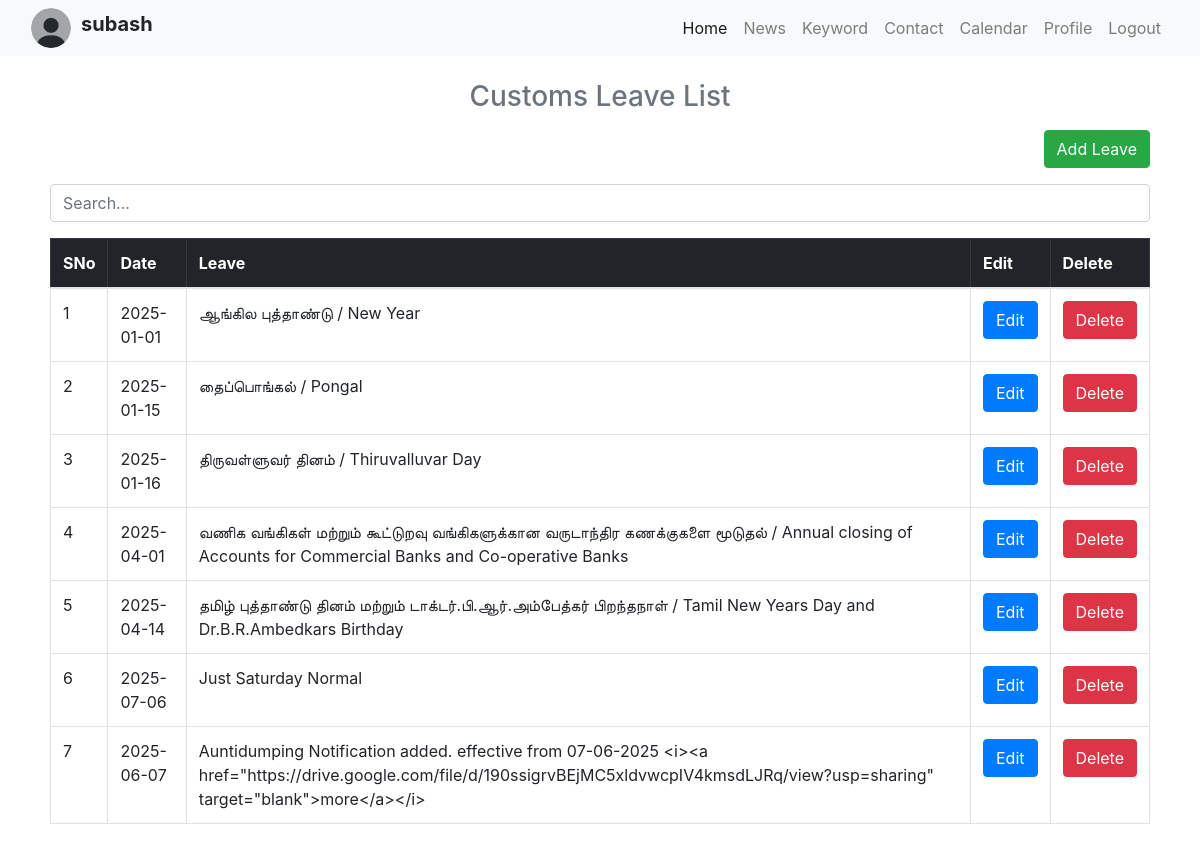
Page /leave_calendar (signed in) on the committed database.
### tables this page shows
CREATE TABLE leave (
            id INTEGER PRIMARY KEY AUTOINCREMENT,
            date TEXT NOT NULL UNIQUE,
            leave TEXT NOT NULL
        );

### app.py (the view)
@app.route("/leave_calendar")
def leave_calendar():
    con=sqlite3.connect("database.db")
    con.row_factory=sqlite3.Row
    cur=con.cursor()
    cur.execute("select * from leave")
    data=cur.fetchall()
    return render_template('leave_calendar.html', username=session['username'],datas=data)

### templates/leave_calendar.html (shortened to what this page needs)
{% extends 'dashboard.html' %}
{% block content %}
  <h3 class='text-center text-muted mb-3'>Customs Leave List</h3>
  <p class='text-right'><a href='{{url_for("add_leave_calendar")}}' class='btn btn-success '>Add Leave</a></p>
  <div class="mb-3">
    <input type="text" id="searchInput" class="form-control" placeholder="Search...">
</div>
<div class="table-container">
    <table class='table table-bordered'>
        <thead class="table-dark">
    <tr>
      <th>SNo</th>
      <th>Date</th>
      <th>Leave</th>
      <th>Edit</th>
      <th>Delete</th>
    </tr>
    </thead>
    <tbody>
      {% for row in datas %}
        <tr>
          <td>{{loop.index}}</td>
          <td>{{row.date}}</td>
          <td>{{row.leave}}</td>
          <td><a href='{{url_for("edit_leave_calendar",id=row.ID)}}' class='btn btn-primary'>Edit</a></td>
          <td><a href='{{url_for("delete_leave_calendar",id=row.ID)}}' class='btn btn-danger' onclick='return confirm("Are You Sure")'>Delete</a></td>
        </tr>
      {%endfor%}
    </tbody>
  </table>
</div>
{% endblock %}

### rows in the picture
leave: date "2025-01-01", leave "ஆங்கில புத்தாண்டு / New Year"
leave: date "2025-01-15", leave "தைப்பொங்கல் / Pongal"
leave: date "2025-01-16", leave "திருவள்ளுவர் தினம் / Thiruvalluvar Day"
leave: date "2025-04-01", leave "வணிக வங்கிகள் மற்றும் கூட்டுறவு வங்கிகளுக்கான வருடாந்திர கணக்குகளை மூடுதல் / Annual closing of Accounts for Commercial Banks and Co-operative Banks"
leave: date "2025-04-14", leave "தமிழ் புத்தாண்டு தினம் மற்றும் டாக்டர்.பி.ஆர்.அம்பேத்கர் பிறந்தநாள் / Tamil New Years Day and Dr.B.R.Ambedkars Birthday"
leave: date "2025-07-06", leave "Just Saturday Normal"
leave: date "2025-06-07", leave "Auntidumping Notification added. effective from 07-06-2025 <i><a href=\"https://drive.google.com/file/d/190ssigrvBEjMC5xldvwcpIV4kmsdLJRq/view?usp=sharing\" target=\"blank\">more</a></i>"

### other values in the picture
{{ username }} "subash"
